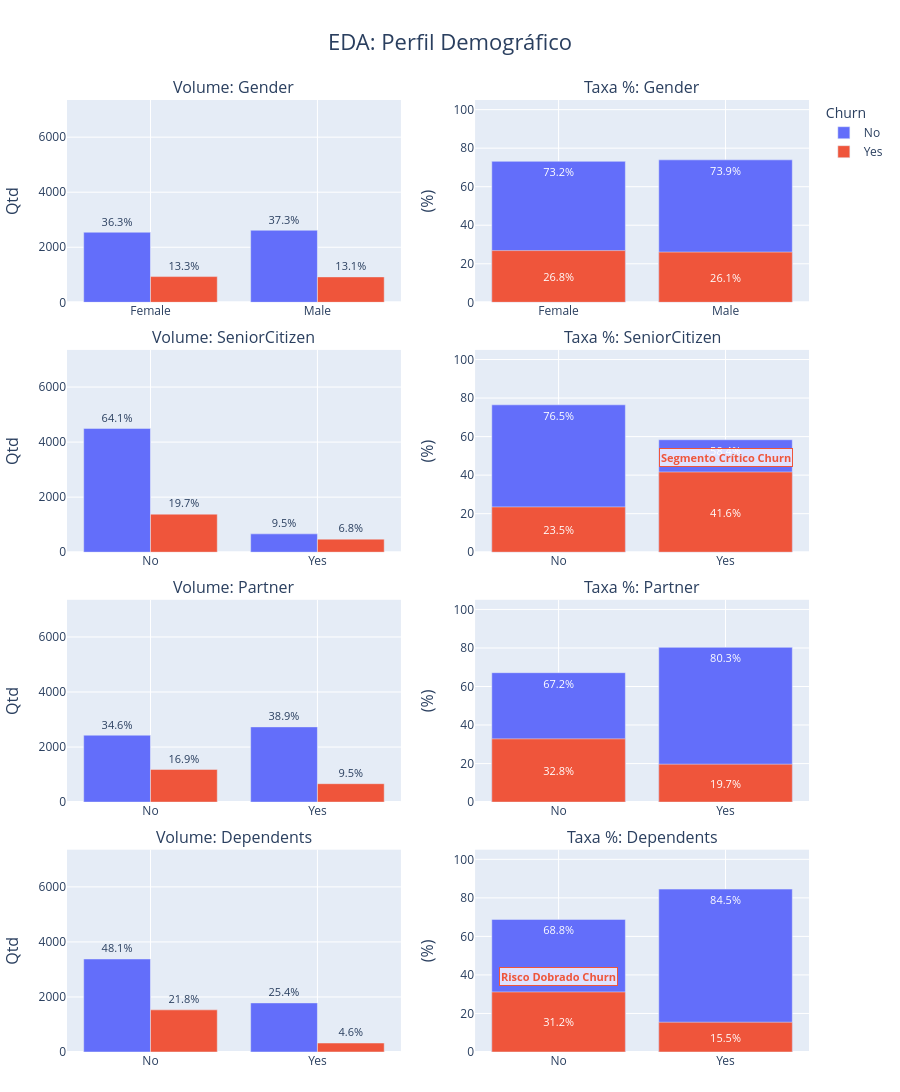

The code cell stored with this chart in its notebook:
### Markdown cell above
#### Análise Perfil Demográfico

### Code cell
import telecom_x_analytics as tax

fig = tax.plot_perfil_demografico(df)
fig.show()

### Figure 1 — Plotly figure (JSON) as saved in the notebook; plotly's stock layout.template omitted (floating-point values rounded to 4 significant figures)
{"data": [{"cliponaxis": false, "marker": {"color": "#636EFA"}, "name": "No", "offsetgroup": "No", "showlegend": true, "text": ["36.3%", "37.3%"], "textposition": "outside", "type": "bar", "x": ["Female", "Male"], "xaxis": "x", "y": [2546, 2618], "yaxis": "y"}, {"hovertemplate": "Taxa: %{y:.1f}%<extra>No</extra>", "insidetextanchor": "end", "insidetextfont": {"color": "white", "size": 11}, "marker": {"color": "#636EFA"}, "name": "Churn No", "offsetgroup": "stack", "showlegend": false, "text": ["73.2%", "73.9%"], "textposition": "inside", "type": "bar", "x": ["Female", "Male"], "xaxis": "x2", "y": [73.16, 73.93], "yaxis": "y2"}, {"cliponaxis": false, "marker": {"color": "#EF553B"}, "name": "Yes", "offsetgroup": "Yes", "showlegend": true, "text": ["13.3%", "13.1%"], "textposition": "outside", "type": "bar", "x": ["Female", "Male"], "xaxis": "x", "y": [934, 923], "yaxis": "y"}, {"hovertemplate": "Taxa: %{y:.1f}%<extra>Yes</extra>", "insidetextanchor": "middle", "insidetextfont": {"color": "white", "size": 11}, "marker": {"color": "#EF553B"}, "name": "Churn Yes", "offsetgroup": "stack", "showlegend": false, "text": ["26.8%", "26.1%"], "textposition": "inside", "type": "bar", "x": ["Female", "Male"], "xaxis": "x2", "y": [26.84, 26.07], "yaxis": "y2"}, {"cliponaxis": false, "marker": {"color": "#636EFA"}, "name": "No", "offsetgroup": "No", "showlegend": false, "text": ["64.1%", "9.5%"], "textposition": "outside", "type": "bar", "x": ["No", "Yes"], "xaxis": "x3", "y": [4498, 666], "yaxis": "y3"}, {"hovertemplate": "Taxa: %{y:.1f}%<extra>No</extra>", "insidetextanchor": "end", "insidetextfont": {"color": "white", "size": 11}, "marker": {"color": "#636EFA"}, "name": "Churn No", "offsetgroup": "stack", "showlegend": false, "text": ["76.5%", "58.4%"], "textposition": "inside", "type": "bar", "x": ["No", "Yes"], "xaxis": "x4", "y": [76.5, 58.37], "yaxis": "y4"}, {"cliponaxis": false, "marker": {"color": "#EF553B"}, "name": "Yes", "offsetgroup": "Yes", "showlegend": false, "text": ["19.7%", "6.8%"], "textposition": "outside", "type": "bar", "x": ["No", "Yes"], "xaxis": "x3", "y": [1382, 475], "yaxis": "y3"}, {"hovertemplate": "Taxa: %{y:.1f}%<extra>Yes</extra>", "insidetextanchor": "middle", "insidetextfont": {"color": "white", "size": 11}, "marker": {"color": "#EF553B"}, "name": "Churn Yes", "offsetgroup": "stack", "showlegend": false, "text": ["23.5%", "41.6%"], "textposition": "inside", "type": "bar", "x": ["No", "Yes"], "xaxis": "x4", "y": [23.5, 41.63], "yaxis": "y4"}, {"cliponaxis": false, "marker": {"color": "#636EFA"}, "name": "No", "offsetgroup": "No", "showlegend": false, "text": ["34.6%", "38.9%"], "textposition": "outside", "type": "bar", "x": ["No", "Yes"], "xaxis": "x5", "y": [2431, 2733], "yaxis": "y5"}, {"hovertemplate": "Taxa: %{y:.1f}%<extra>No</extra>", "insidetextanchor": "end", "insidetextfont": {"color": "white", "size": 11}, "marker": {"color": "#636EFA"}, "name": "Churn No", "offsetgroup": "stack", "showlegend": false, "text": ["67.2%", "80.3%"], "textposition": "inside", "type": "bar", "x": ["No", "Yes"], "xaxis": "x6", "y": [67.17, 80.34], "yaxis": "y6"}, {"cliponaxis": false, "marker": {"color": "#EF553B"}, "name": "Yes", "offsetgroup": "Yes", "showlegend": false, "text": ["16.9%", "9.5%"], "textposition": "outside", "type": "bar", "x": ["No", "Yes"], "xaxis": "x5", "y": [1188, 669], "yaxis": "y5"}, {"hovertemplate": "Taxa: %{y:.1f}%<extra>Yes</extra>", "insidetextanchor": "middle", "insidetextfont": {"color": "white", "size": 11}, "marker": {"color": "#EF553B"}, "name": "Churn Yes", "offsetgroup": "stack", "showlegend": false, "text": ["32.8%", "19.7%"], "textposition": "inside", "type": "bar", "x": ["No", "Yes"], "xaxis": "x6", "y": [32.83, 19.66], "yaxis": "y6"}, {"cliponaxis": false, "marker": {"color": "#636EFA"}, "name": "No", "offsetgroup": "No", "showlegend": false, "text": ["48.1%", "25.4%"], "textposition": "outside", "type": "bar", "x": ["No", "Yes"], "xaxis": "x7", "y": [3380, 1784], "yaxis": "y7"}, {"hovertemplate": "Taxa: %{y:.1f}%<extra>No</extra>", "insidetextanchor": "end", "insidetextfont": {"color": "white", "size": 11}, "marker": {"color": "#636EFA"}, "name": "Churn No", "offsetgroup": "stack", "showlegend": false, "text": ["68.8%", "84.5%"], "textposition": "inside", "type": "bar", "x": ["No", "Yes"], "xaxis": "x8", "y": [68.83, 84.55], "yaxis": "y8"}, {"cliponaxis": false, "marker": {"color": "#EF553B"}, "name": "Yes", "offsetgroup": "Yes", "showlegend": false, "text": ["21.8%", "4.6%"], "textposition": "outside", "type": "bar", "x": ["No", "Yes"], "xaxis": "x7", "y": [1531, 326], "yaxis": "y7"}, {"hovertemplate": "Taxa: %{y:.1f}%<extra>Yes</extra>", "insidetextanchor": "middle", "insidetextfont": {"color": "white", "size": 11}, "marker": {"color": "#EF553B"}, "name": "Churn Yes", "offsetgroup": "stack", "showlegend": false, "text": ["31.2%", "15.5%"], "textposition": "inside", "type": "bar", "x": ["No", "Yes"], "xaxis": "x8", "y": [31.17, 15.45], "yaxis": "y8"}], "layout": {"annotations": [{"font": {"size": 16}, "showarrow": false, "text": "Volume: Gender", "x": 0.225, "xanchor": "center", "xref": "paper", "y": 1, "yanchor": "bottom", "yref": "paper"}, {"font": {"size": 16}, "showarrow": false, "text": "Taxa %: Gender", "x": 0.775, "xanchor": "center", "xref": "paper", "y": 1, "yanchor": "bottom", "yref": "paper"}, {"font": {"size": 16}, "showarrow": false, "text": "Volume: SeniorCitizen", "x": 0.225, "xanchor": "center", "xref": "paper", "y": 0.7375, "yanchor": "bottom", "yref": "paper"}, {"font": {"size": 16}, "showarrow": false, "text": "Taxa %: SeniorCitizen", "x": 0.775, "xanchor": "center", "xref": "paper", "y": 0.7375, "yanchor": "bottom", "yref": "paper"}, {"font": {"size": 16}, "showarrow": false, "text": "Volume: Partner", "x": 0.225, "xanchor": "center", "xref": "paper", "y": 0.475, "yanchor": "bottom", "yref": "paper"}, {"font": {"size": 16}, "showarrow": false, "text": "Taxa %: Partner", "x": 0.775, "xanchor": "center", "xref": "paper", "y": 0.475, "yanchor": "bottom", "yref": "paper"}, {"font": {"size": 16}, "showarrow": false, "text": "Volume: Dependents", "x": 0.225, "xanchor": "center", "xref": "paper", "y": 0.2125, "yanchor": "bottom", "yref": "paper"}, {"font": {"size": 16}, "showarrow": false, "text": "Taxa %: Dependents", "x": 0.775, "xanchor": "center", "xref": "paper", "y": 0.2125, "yanchor": "bottom", "yref": "paper"}, {"bgcolor": "rgba(255, 255, 255, 0.8)", "bordercolor": "#EF553B", "borderwidth": 1, "font": {"color": "#EF553B", "size": 11}, "showarrow": false, "text": "<b>Segmento Crítico Churn</b>", "x": "Yes", "xref": "x4", "y": 41.6, "yref": "y4", "yshift": 15}, {"bgcolor": "rgba(255, 255, 255, 0.8)", "bordercolor": "#EF553B", "borderwidth": 1, "font": {"color": "#EF553B", "size": 11}, "showarrow": false, "text": "<b>Risco Dobrado Churn</b>", "x": "No", "xref": "x8", "y": 31.2, "yref": "y8", "yshift": 15}], "barmode": "group", "height": 1400, "hoverlabel": {"font": {"color": "white"}}, "legend": {"title": {"text": "Churn"}}, "margin": {"b": 40, "l": 30, "r": 30, "t": 100}, "paper_bgcolor": "white", "plot_bgcolor": "#E5ECF6", "title": {"font": {"size": 22}, "text": "EDA: Perfil Demográfico", "x": 0.5}, "uniformtext": {"minsize": 9, "mode": "show"}, "width": 900, "xaxis": {"anchor": "y", "domain": [0, 0.45], "gridcolor": "white"}, "xaxis2": {"anchor": "y2", "domain": [0.55, 1], "gridcolor": "white"}, "xaxis3": {"anchor": "y3", "domain": [0, 0.45], "gridcolor": "white"}, "xaxis4": {"anchor": "y4", "domain": [0.55, 1], "gridcolor": "white"}, "xaxis5": {"anchor": "y5", "domain": [0, 0.45], "gridcolor": "white"}, "xaxis6": {"anchor": "y6", "domain": [0.55, 1], "gridcolor": "white"}, "xaxis7": {"anchor": "y7", "domain": [0, 0.45], "gridcolor": "white"}, "xaxis8": {"anchor": "y8", "domain": [0.55, 1], "gridcolor": "white"}, "yaxis": {"anchor": "x", "domain": [0.7875, 1], "gridcolor": "white", "range": [0, 7350], "title": {"font": {"size": 16}, "text": "Qtd"}}, "yaxis2": {"anchor": "x2", "domain": [0.7875, 1], "gridcolor": "white", "range": [0, 105], "title": {"font": {"size": 16}, "text": "(%)"}}, "yaxis3": {"anchor": "x3", "domain": [0.525, 0.7375], "gridcolor": "white", "range": [0, 7350], "title": {"font": {"size": 16}, "text": "Qtd"}}, "yaxis4": {"anchor": "x4", "domain": [0.525, 0.7375], "gridcolor": "white", "range": [0, 105], "title": {"font": {"size": 16}, "text": "(%)"}}, "yaxis5": {"anchor": "x5", "domain": [0.2625, 0.475], "gridcolor": "white", "range": [0, 7350], "title": {"font": {"size": 16}, "text": "Qtd"}}, "yaxis6": {"anchor": "x6", "domain": [0.2625, 0.475], "gridcolor": "white", "range": [0, 105], "title": {"font": {"size": 16}, "text": "(%)"}}, "yaxis7": {"anchor": "x7", "domain": [0, 0.2125], "gridcolor": "white", "range": [0, 7350], "title": {"font": {"size": 16}, "text": "Qtd"}}, "yaxis8": {"anchor": "x8", "domain": [0, 0.2125], "gridcolor": "white", "range": [0, 105], "title": {"font": {"size": 16}, "text": "(%)"}}}}
